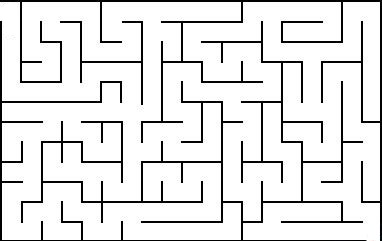
#> input picture Maze/maze.jpg, 382 x 241 px, given in place of mecung.jpg, which was not available
$ python tempCodeRunnerFile.py
#> lines starting #> are read from the running program, lines starting #| are printed output that depends on the picture
import cv2
import numpy as np
from collections import deque

# Biến toàn cục để lưu các tọa độ điểm bắt đầu và kết thúc
start = None
end = None

# Callback function cho sự kiện click chuột
def mouse_callback(event, x, y, flags, param):
    global start, end

    if event == cv2.EVENT_LBUTTONDOWN:
        if start is None:
            start = (y, x)  # Hoán đổi tọa độ x và y vì OpenCV sử dụng thứ tự ngược lại
            print("Điểm bắt đầu:", start)
        elif end is None:
            end = (y, x)
            print("Điểm kết thúc:", end)

# Đọc ảnh
image = cv2.imread('mecung.jpg', 0)  # Chuyển ảnh thành ảnh grayscale
#> image: shape (241, 382); min 0, max 255, mean 227.1

# Tạo ma trận mê cung từ ảnh
maze = np.where(image < 128, 1, 0)
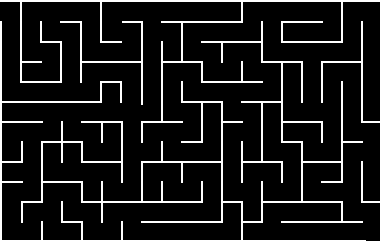
#> maze: shape (241, 382) int64; values 0 (black) and 1 (white), 10.8% white in thin lines or dots

# Kích thước của mê cung
height, width = maze.shape
#> height = 241; width = 382

# Hàm kiểm tra xem một ô có hợp lệ hay không
def is_valid(cell):
    x, y = cell
    return 0 <= x < height and 0 <= y < width and maze[x, y] == 0

# Tìm đường đi trong mê cung sử dụng BFS
def solve_maze_bfs(start, end):
    queue = deque([(start, [])])
    visited = set()

    while queue:
        current_cell, path = queue.popleft()
        if current_cell == end:
            return path + [current_cell]

        if current_cell in visited:
            continue

        visited.add(current_cell)

        x, y = current_cell
        neighbors = [(x - 1, y), (x + 1, y), (x, y - 1), (x, y + 1)]

        for neighbor in neighbors:
            if is_valid(neighbor):
                queue.append((neighbor, path + [current_cell]))

    return None

# Tạo cửa sổ hiển thị ảnh và liên kết callback function
cv2.namedWindow('Maze')
cv2.setMouseCallback('Maze', mouse_callback)

while True:
    # Hiển thị ảnh
    cv2.imshow('Maze', image)

    # Đợi phím nhấn từ người dùng
    key = cv2.waitKey(1) & 0xFF
#> (key q is pressed here)

    # Thoát chương trình nếu nhấn phím 'q'
    if key == ord('q'):
        break

    # Giải mê cung khi đã chọn đủ điểm bắt đầu và kết thúc
    if start is not None and end is not None:
        # Giải mê cung
        solution_path = solve_maze_bfs(start, end)

        if solution_path is None:
            print("Không tìm thấy đường đi trong mê cung.")
        else:
            # Tạo ảnh kết quả với đường đi được vẽ lên
            result_image = cv2.cvtColor(image, cv2.COLOR_GRAY2BGR)
            for cell in solution_path:
                cv2.circle(result_image, (cell[1], cell[0]), 2, (0, 0, 255), -1)

            # Hiển thị ảnh kết quả
            cv2.imshow('Maze Solution', result_image)

            # Đặt lại các điểm bắt đầu và kết thúc để cho phép người dùng chọn lại
            start = None
            end = None

# Đóng tất cả các cửa sổ hiển thị
cv2.destroyAllWindows()

$ run again, on PCA/pca.png
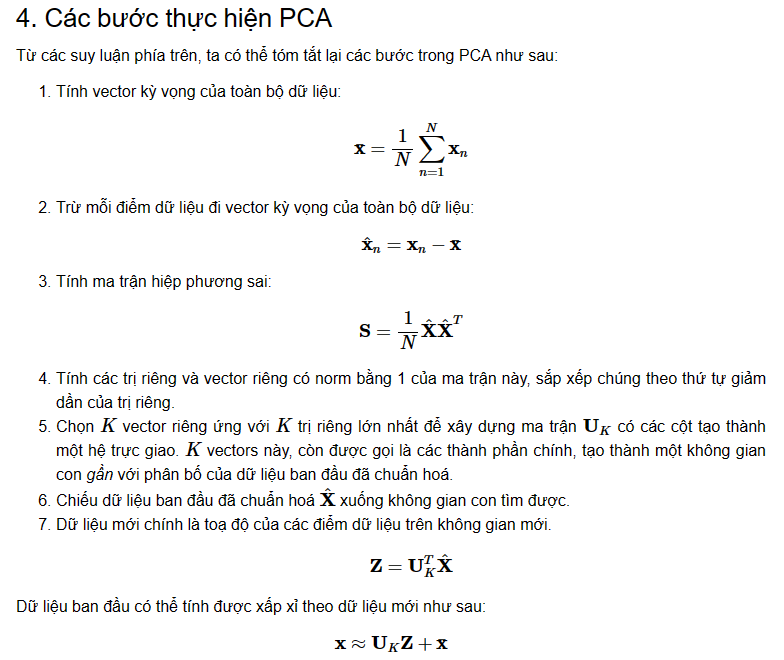
#> input picture PCA/pca.png, 784 x 660 px, given in place of mecung.jpg, which was not available
#> `image = cv2.imread('mecung.jpg', 0)`:
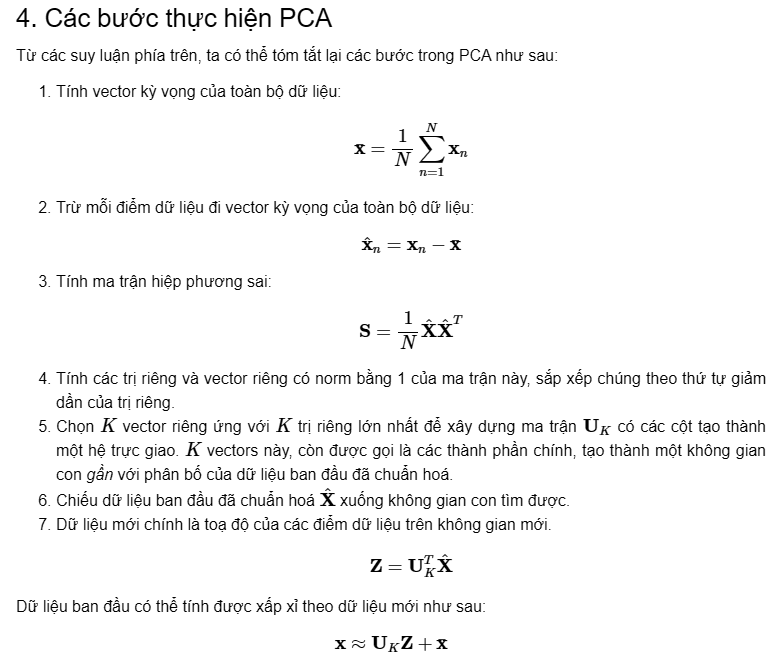
#> image: shape (660, 784); min 0, max 255, mean 245.4
#> `maze = np.where(image < 128, 1, 0)`:
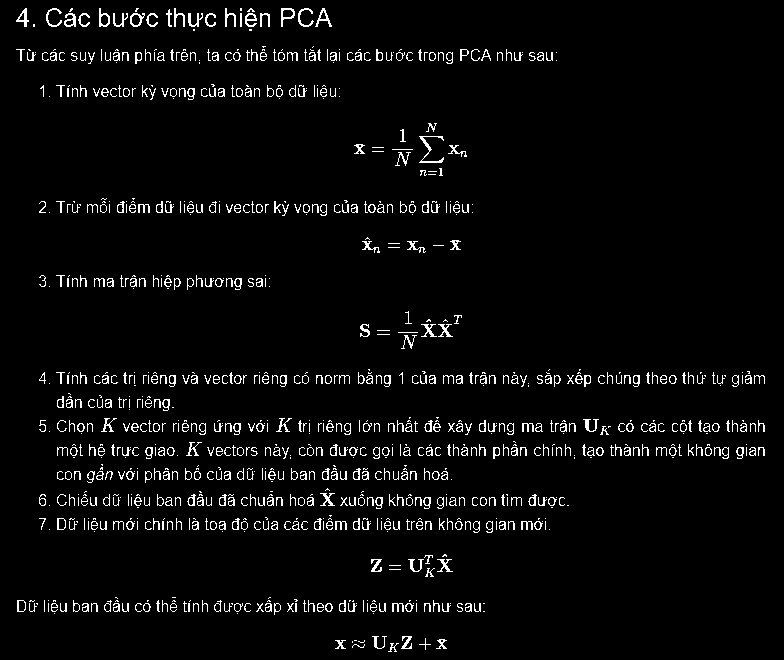
#> maze: shape (660, 784) int64; values 0 (black) and 1 (white), 3.9% white in thin lines or dots
